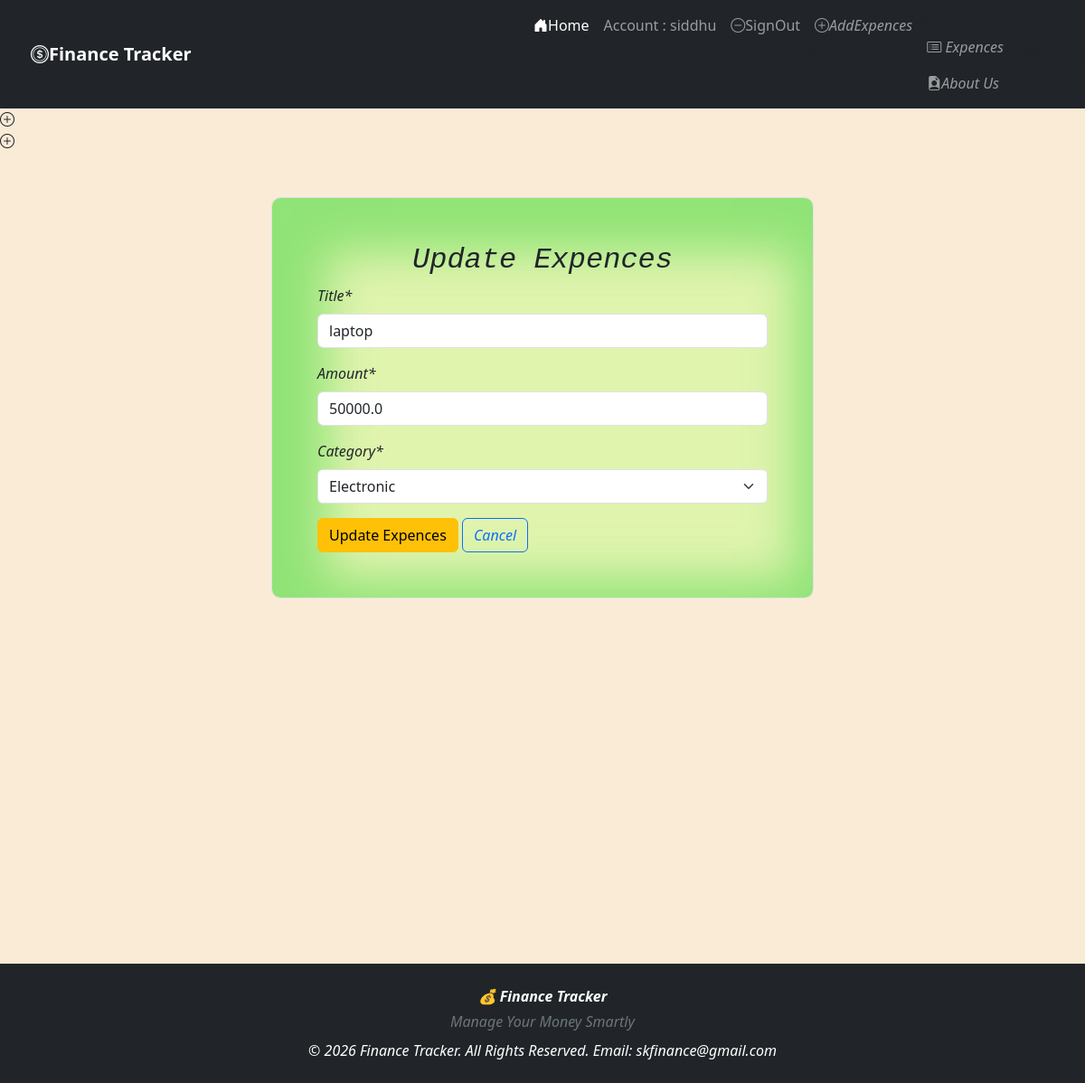
/expences/updateexpences/9/ (signed in), run on the app's committed database.
### expences/models.py (models this page shows)
class Expences(models.Model):
    CATEGORY_CHOICES = (
        ('food', 'Food'),
        ('electronic', 'Electronic'),
        ('bill', 'Bill'),
        ('medical', 'Medical'),
        ('entertainment', 'Entertainment'),
        ('other', 'Other'),
    )
    user = models.ForeignKey(User, on_delete=models.CASCADE)
    title = models.CharField(max_length=200)
    amount = models.FloatField()
    category = models.CharField(
        max_length=20,
        choices=CATEGORY_CHOICES
    )
    date = models.DateTimeField(auto_now_add=True)

### expences/views.py (the view)
# urls.py: path("updateexpences/<int:id>/" , updateExpences, name="updateExpences"),
@login_required(login_url='signin')
def updateExpences(request,id):
    expences=Expences.objects.get(id=id)
    form=ExpencesForm(instance=expences)
    if request.method == 'POST':
        form=ExpencesForm(request.POST,instance=expences)
        if form.is_valid():
            form.save()
            return redirect('listexpences')
    context = {'form':form}
    return render(request,'expences/update_expences.html',context)

### expences/forms.py
class ExpencesForm(forms.ModelForm):
    class Meta :
        model = Expences
        fields = ('title','amount','category')

### templates/expences/update_expences.html (shortened to what this page needs)
{% extends 'base.html' %}
{% load crispy_forms_tags %}
{% block content %}
<div class=" p m border" >
    <h2 class="font-monospace text-center">Update Expences</h2>
<form method="post">
    {{form|crispy}}
    <button type="submit" class="btn btn-warning">Update Expences</button>
       <a href="{% url 'listexpences'%}" class="btn btn-outline-primary">
            Cancel
        </a>
</form>
</div>
{% endblock content %}

### templates/base.html (shortened to what this page needs)
<!DOCTYPE html>
<html lang="en">
<head>
    <link href="https://cdn.jsdelivr.net/npm/bootstrap@5.3.8/dist/css/bootstrap.min.css" rel="stylesheet">
    <link rel="stylesheet" href="https://cdn.jsdelivr.net/npm/bootstrap-icons@1.13.1/font/bootstrap-icons.min.css">
    <link rel="stylesheet" href="http://127.0.0.1:8000/static/css/base.css">
</head>
<body>
<div class="header">
<nav class="navbar navbar-expand-lg navbar-dark bg-dark">
    <div class="container">
        <a class="navbar-brand fw-bold" href="#">
             <i class="bi bi-coin"></i>Finance Tracker
        </a>
        <div class="collapse navbar-collapse" id="navbarMenu">
            <ul class="navbar-nav ms-auto">
                <li class="nav-item">
                    <a class="nav-link active" href="{% url 'home' %}">
                        <i class="bi bi-house-door-fill"></i>Home
                    </a>
                </li>
                {% if user.is_authenticated %}
                      <li class="nav-item">
                        <a class="nav-link" href="#">
                            Account : {{user}}
                        </a>
                    </li>
                    <li class="nav-item">
                        <a class="nav-link" href={% url 'signout' %}>
                            <i class="bi bi-dash-circle"></i>SignOut
                    </li>
                <li class="nav-item">
                        <a class="nav-link" href={% url 'addexpences' %}>
                             <i class="bi bi-plus-circle">AddExpences
                    </li>
                <li class="nav-item">
                        <a class="nav-link" href={% url 'listexpences' %}>
                            <i class="bi bi-card-list"></i> Expences
                    </li>
                {%endif%}
                <li class="nav-item">
                    <a class="nav-link" href="{% url 'about'%}">
                        <i class="bi bi-file-earmark-person-fill"></i>About Us
                    </a>
                </li>
            </ul>
        </div>
    </div>
</nav>
</div>
<div class="content" style="min-height: 100vh;">
    {% block content %}
    {% endblock content %}
</div>
<div class="footer">
<footer class="bg-dark text-white text-center py-4 mt-5">
    <div class="container">
        <p class="mb-1 fw-bold">
            💰 Finance Tracker
        </p>
        <p class="mb-0 text-secondary">
            Manage Your Money Smartly
        </p>
        <p class="mb-0 mt-2">
            © 2026 Finance Tracker. All Rights Reserved.
             Email: skfinance@gmail.com
        </p>
    </div>
</footer>
</div>
</body>
</html>

### static/css/base.css (style rules this page uses)
.p { padding-top:100px; }
.m { margin-left:200px; margin-right:200px; }
body { background-color: antiquewhite; }
.border { border: 30px solid rgb(45, 184, 13); border-radius: 10px; box-shadow: inset 20px 20px 50px 40px rgba(66, 212, 63, 0.5); margin-left:300px; margin-right:300px; margin-top: 50px; background-color:rgb(224, 244, 174); padding: 50px; }

### data on the page
Expences: title "laptop", amount "50000.0", category "Electronic"

### other printed values
{{ user }} "siddhu"
